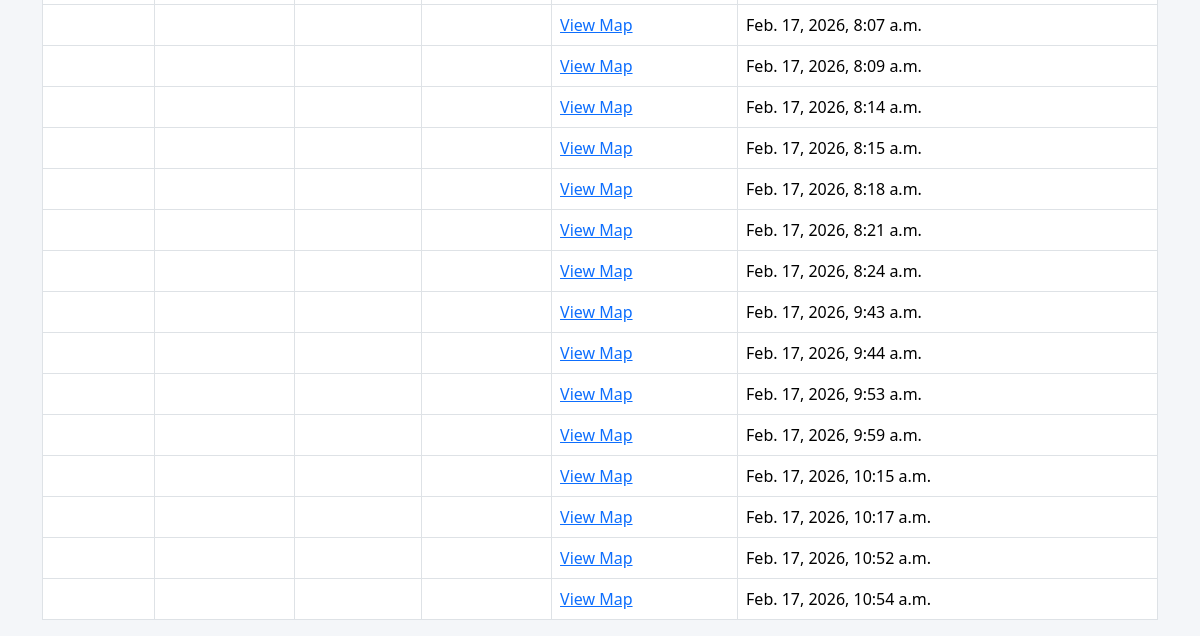
/admin-dashboard/ (lower part), run on an earlier commit of the app's database.
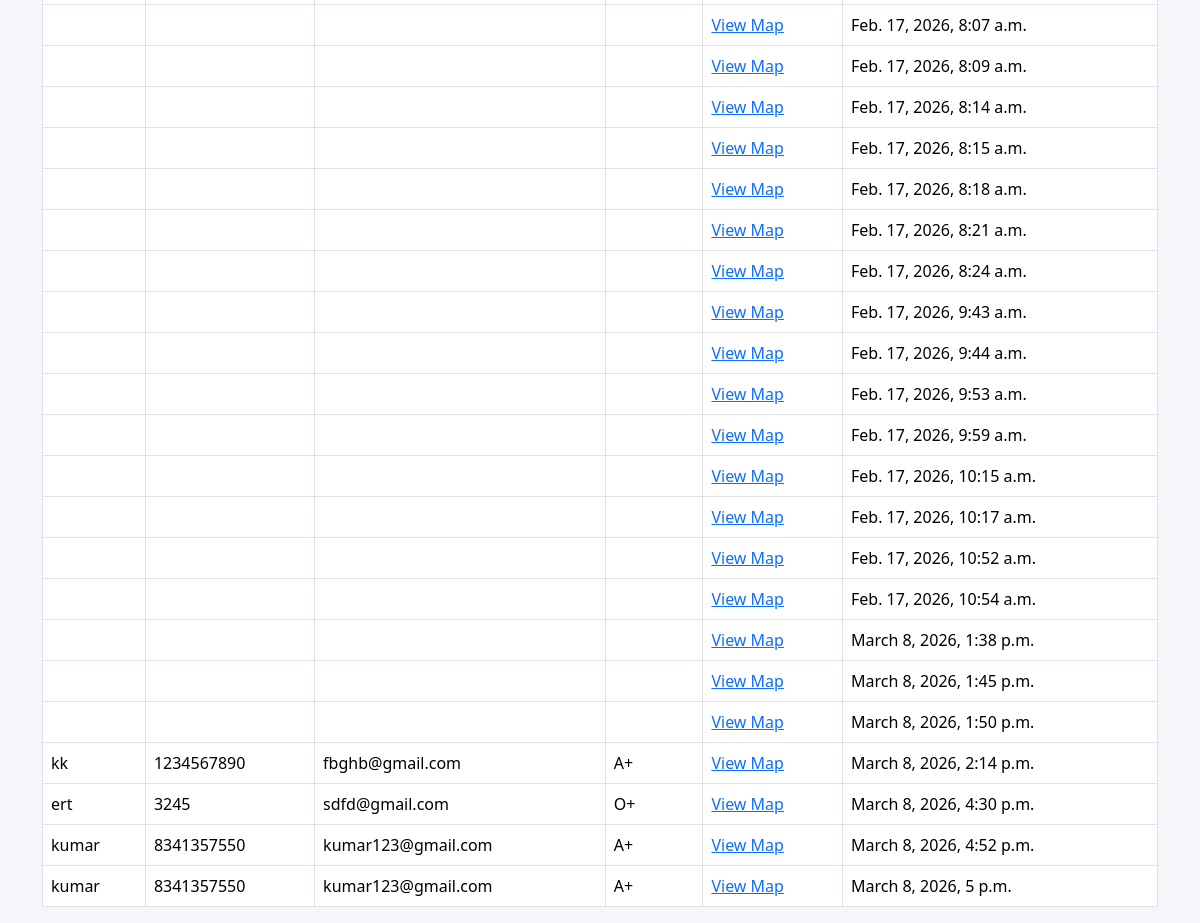
And on a later commit of the database.
### alerts/models.py (models this page shows, shortened)
class AccidentReport(models.Model):
    user = models.ForeignKey(User, on_delete=models.CASCADE, null=True, blank=True)
    latitude = models.FloatField()
    longitude = models.FloatField()
    timestamp = models.DateTimeField(auto_now_add=True)
    status = models.CharField(max_length=20, default="Pending")

class Profile(models.Model):
    user = models.OneToOneField(User, on_delete=models.CASCADE)
    name = models.CharField(max_length=100, null=True, blank=True)
    age = models.IntegerField(null=True, blank=True)
    sex = models.CharField(max_length=10, null=True, blank=True)
    phone_number = models.CharField(max_length=15, null=True, blank=True)
    email = models.EmailField(null=True, blank=True)
    blood_group = models.CharField(max_length=5, null=True, blank=True)

### alerts/views.py (the view)
# urls.py: path("admin-dashboard/", views.admin_dashboard),
def admin_dashboard(request):
    alerts = AccidentReport.objects.select_related("user").all()
    return render(request,"admin_dashboard.html",{"alerts":alerts})

### alerts/templates/admin_dashboard.html (shortened to what this page needs)
<!DOCTYPE html>
<html>
<head>
<link rel="stylesheet"
href="https://cdn.jsdelivr.net/npm/bootstrap@5.3.2/dist/css/bootstrap.min.css">
</head>
<body>
<div class="container mt-4">
<div class="alert-card">
<table class="table table-bordered mt-4">
{% for alert in alerts %}
<tr>
<td>{{alert.user.profile.name}}</td>
<td>{{alert.user.profile.phone_number}}</td>
<td>{{alert.user.profile.email}}</td>
<td>{{alert.user.profile.blood_group}}</td>
<td>
<a target="_blank"
href="https://maps.google.com/?q={{alert.latitude}},{{alert.longitude}}">
View Map
</a>
</td>
<td>{{alert.timestamp}}</td>
</tr>
{% endfor %}
</table>
</div>
</div>
</body>
</html>

What changed in the data, as far as the page shows it:
added AccidentReport: timestamp "March 8, 2026, 1:38 p.m."
added AccidentReport: timestamp "March 8, 2026, 1:45 p.m."
added AccidentReport: timestamp "March 8, 2026, 1:50 p.m."
added AccidentReport: user.profile.name "kk", user.profile.phone_number "1234567890", user.profile.email "fbghb@gmail.com", user.profile.blood_group "A+", timestamp "March 8, 2026, 2:14 p.m."
added AccidentReport: user.profile.name "ert", user.profile.phone_number "3245", user.profile.email "sdfd@gmail.com", user.profile.blood_group "O+", timestamp "March 8, 2026, 4:30 p.m."
added AccidentReport: user.profile.name "kumar", user.profile.phone_number "8341357550", user.profile.email "kumar123@gmail.com", user.profile.blood_group "A+", timestamp "March 8, 2026, 4:52 p.m."
added AccidentReport: user.profile.name "kumar", user.profile.phone_number "8341357550", user.profile.email "kumar123@gmail.com", user.profile.blood_group "A+", timestamp "March 8, 2026, 5 p.m."
